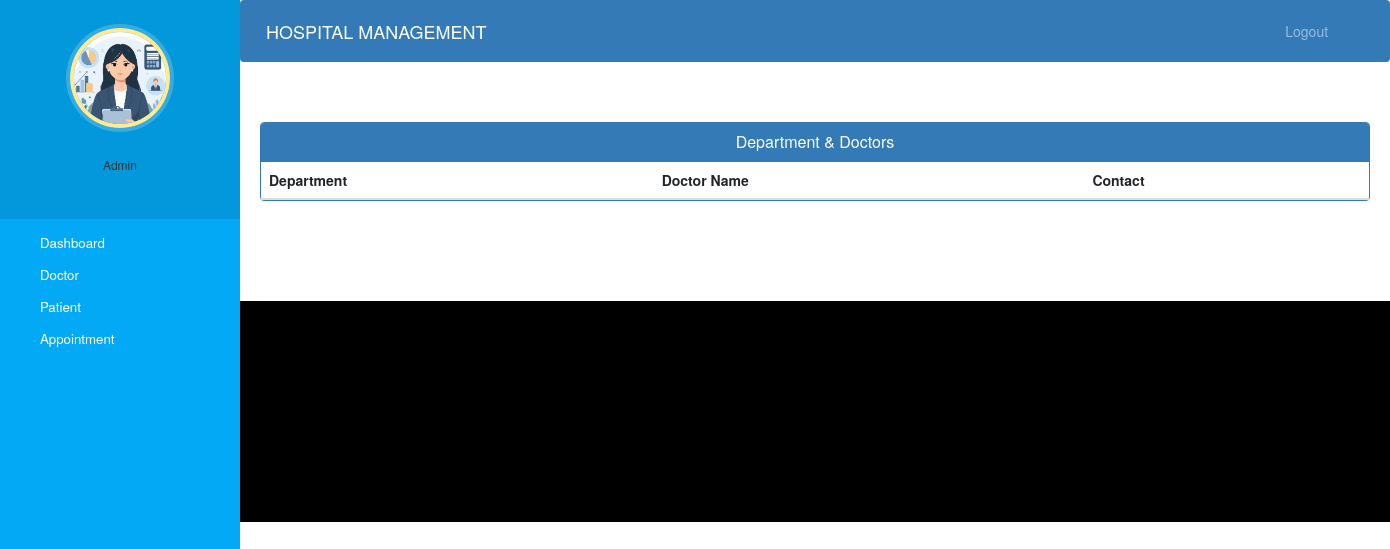
/admin-view-doctor-specialisation (signed in), run on an earlier commit of the app's database.
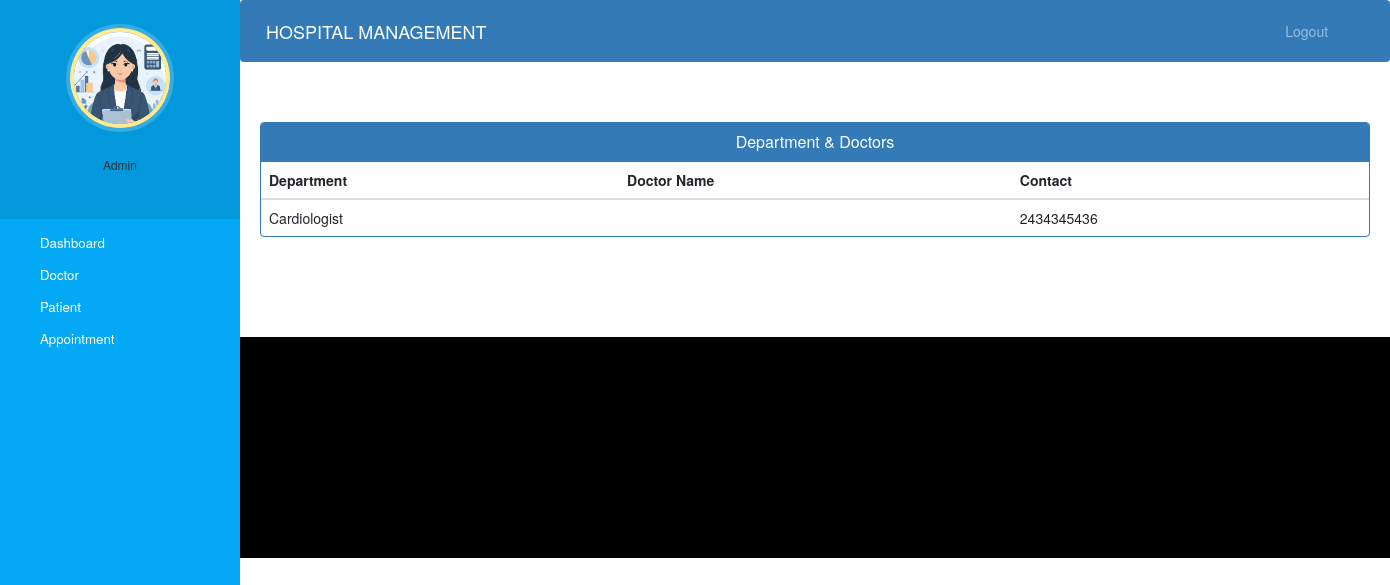
And on a later commit of the database.
### hospital/models.py (models this page shows, shortened)
class Doctor(models.Model):
    user=models.OneToOneField(User,on_delete=models.CASCADE)
    profile_pic= models.ImageField(upload_to='profile_pic/DoctorProfilePic/',null=True,blank=True)
    address = models.CharField(max_length=40)
    mobile = models.CharField(max_length=20,null=True)
    department= models.CharField(max_length=50,choices=departments,default='Cardiologist')
    status=models.BooleanField(default=False)
    @property
    def get_name(self):
        return self.user.first_name+" "+self.user.last_name

### hospital/views.py (the view)
# urls.py: path('admin-view-doctor-specialisation',views.admin_view_doctor_specialisation_view,name='admin-view-doctor-specialisation'),
@login_required(login_url='adminlogin')
@user_passes_test(is_admin)
def admin_view_doctor_specialisation_view(request):
    doctors=models.Doctor.objects.all().filter(status=True)
    return render(request,'hospital/admin_view_doctor_specialisation.html',{'doctors':doctors})

### hospital/views.py (called while the page is built)
def is_admin(user):
    return user.groups.filter(name='ADMIN').exists()

### templates/hospital/admin_view_doctor_Specialisation.html (shortened to what this page needs)
{% extends 'hospital/admin_base.html' %}
{% block content %}
<head>
  <link href="//netdna.bootstrapcdn.com/bootstrap/3.0.0/css/bootstrap.min.css" rel="stylesheet" id="bootstrap-css">
</head>
<div class="container">
  <div class="panel panel-primary">
    <div class="panel-heading">
      <h6 class="panel-title">Department & Doctors</h6>
    </div>
    <table class="table table-hover" id="dev-table">
      <thead>
        <tr>
          <th>Department</th>
          <th>Doctor Name</th>
          <th>Contact</th>
        </tr>
      </thead>
      {% for d in doctors %}
      <tr>
        <td>{{d.department}}</td>
        <td> {{d.get_name}}</td>
        <td>{{d.mobile}}</td>
      </tr>
      {% endfor %}
    </table>
  </div>
</div>
{% endblock content %}

What changed in the data, as far as the page shows it:
added Doctor: department "Cardiologist", mobile "2434345436"
